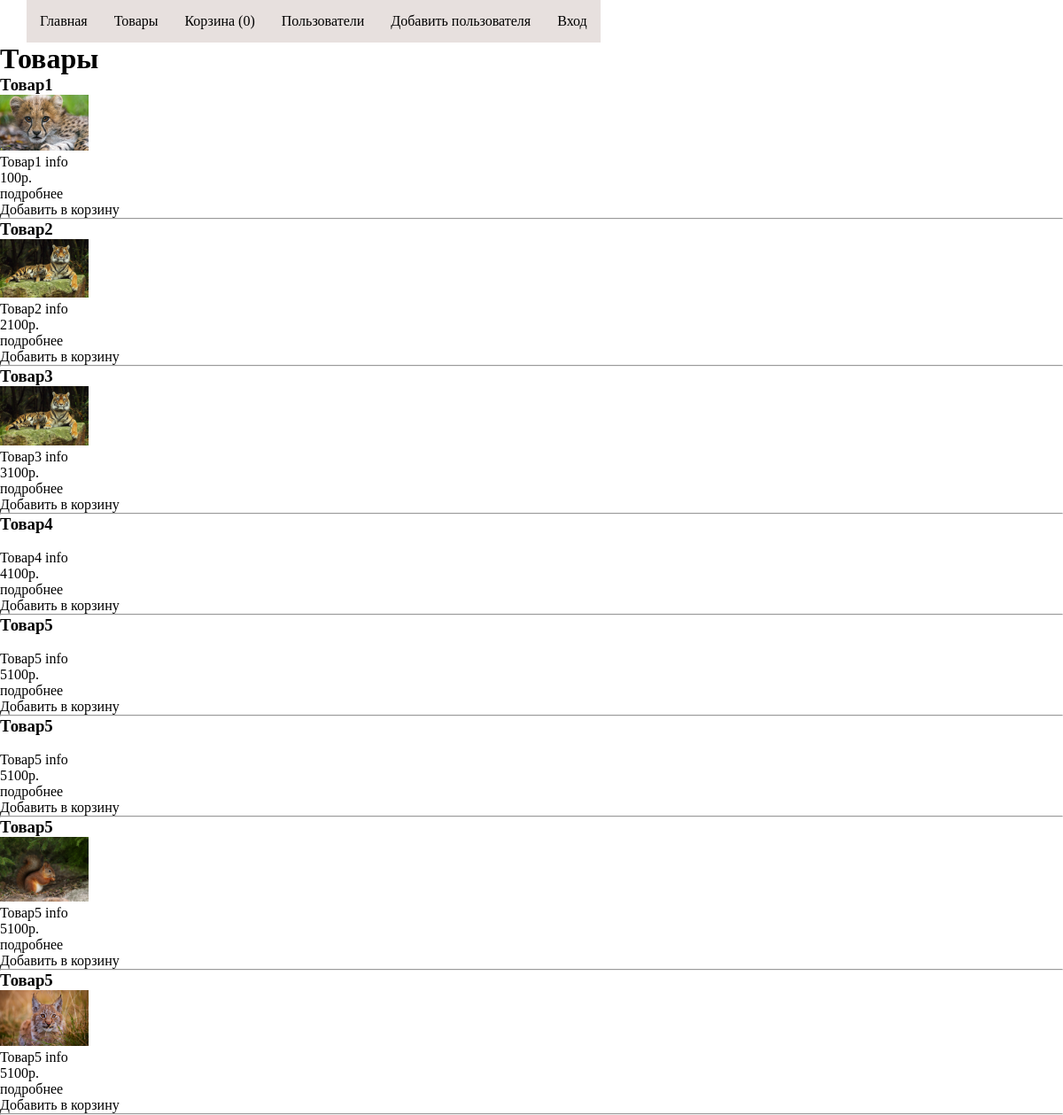
The page /Lesson8/public/index.php?p=good&a=all on the database its author committed.
### tables this page shows
CREATE TABLE `goods` (
  `id` int NOT NULL,
  `name` varchar(200) NOT NULL,
  `price` varchar(10) NOT NULL,
  `info` text NOT NULL
);

### Lesson8/engine/pages/good.php (called while the page is built, shortened)
<?php
function allAction()
{
    $sql = 'SELECT id, name, price, info FROM goods';
    $res = mysqli_query(getLink(), $sql);
    $goods = mysqli_fetch_all($res, MYSQLI_ASSOC);
    return render(
        'goodAll',
        [
            'goods' => $goods,
            'title' => 'Все Товары'
        ]
    );
}

### Lesson8/public/index.php (called while the page is built)
<?php
include dirname(__DIR__) . '/engine/main.php';

### Lesson8/view/goodAll.php (the view, shortened to what this page needs)
<h1>Товары</h1>
<?php foreach ($goods as $good) : ?>
    <h3><?= $good['name'] ?></h3>
    <p>
        <img style="width: 100px" src=<?= "/img/image{$good['id']}.jpg"?> alt="">
    </p>
    <p><?= $good['info'] ?></p>
    <p><?= $good['price'] ?>р.</p>
    <a href="?p=good&a=one&id=<?= $good['id'] ?>">подробнее</a>
    <p
            style="cursor: pointer;"
            onclick="addGood(<?= $good['id'] ?>)"
    >
        Добавить в корзину
    </p>
    <hr>
<?php endforeach; ?>

### Lesson8/view/layouts/main.php (shortened to what this page needs)
<!DOCTYPE html>
<html lang="en">
<head>
    <link rel="stylesheet" href="/css/style.css">
</head>
<body>
<div class="menu center">
    <ul>
        <?= getMainMenu() ?>
    </ul>
</div>
    <?= $content ?>
</body>
</html>

### Lesson8/engine/lib.php (shortened to what this page needs)
<?php
function getLink()
{
    static $link;
    if (empty($link)) {
        $link = mysqli_connect('127.0.0.1', 'root', 'www12345', 'php_1');
    }
    return $link;
}
function getContent()
{
    $page = 'index';
    if (!empty($_GET['p'])) {
        $page = trim($_GET['p']);
    }
    $fileName = getFullNamePage($page);
    $action = 'index';
    if (!empty($_GET['a'])) {
        $action = trim($_GET['a']);
    }
    $action .= 'Action';
    return $action();
}
function getFullNamePage($page)
{
    return __DIR__ . '/pages/' . $page . '.php';
}
function getMSG()
{
    if (empty($_SESSION['msg'])) {
        return '';
    }
    $msg = $_SESSION['msg'];
    return $msg;
}
function goodsCount()
{
    if (empty($_SESSION['goods'])) {
        return 0;
    }
    return count($_SESSION['goods']);
}
function render($template, $params = [], $layout = 'main')
{
    $content = renderTmpl($template, $params);
    $layout = 'layouts/' . $layout;
    $title = 'Магазин';
    if (!empty($params['title'])) {
        $title = $params['title'];
    }
    return renderTmpl(
        $layout,
        [
            'countGoodsInCart' => goodsCount(),
            'content' => $content,
            'msg' => getMSG(),
            'title' => $title,
        ]
    );
}
function renderTmpl($template, $params = [])
{
    extract($params);
    include dirname(__DIR__) . '/view/' . $template . '.php';
    return ob_get_clean();
}
function getLoginUser(){
    return empty($_SESSION['user'])?null:$_SESSION['user'];
}
function getMainMenu() : string
{
    $goodsCount = goodsCount();
    $str =  <<<html
        <li><a href="?page=1">Главная</a></li>
        <li><a href="?p=good&a=all">Товары</a></li>
        <li>
            <a href="?p=cart">
                Корзина <span class="countGood">({$goodsCount})</span>
            </a>
        </li>
        <li><a href="?page=2">Пользователи</a></li>
        <li><a href="?p=user&a=add">Добавить пользователя</a></li>
html;
        $str .= <<<html
        <li><a href="?p=auth&a=index">Вход</a></li>
html;
        return $str;
}

### Lesson8/engine/main.php (shortened to what this page needs)
<?php
require_once __DIR__ . '/lib.php';
$content = getContent();
if (!empty($content)) {
    echo $content;
}

### Lesson7/public/css/style.css (style rules this page uses)
* { margin: 0; padding: 0; }
.center { padding: 0 calc(50% - 570px); }
a { text-decoration: none; color: black; transition: .5s linear; }
.menu { list-style: none; }
.menu ul { overflow: hidden; list-style-type: none; }
.menu li { float: left; marker: none; }
.menu a { display: block; padding: 15px; background-color: rgba(177, 152, 145, .3);; }

### rows shown on the page
goods: name "Товар1", shows a picture, info "Товар1 info", price "100"
goods: name "Товар2", info "Товар2 info", price "2100"
goods: name "Товар3", info "Товар3 info", price "3100"
goods: name "Товар4", info "Товар4 info", price "4100"
goods: name "Товар5", info "Товар5 info", price "5100"
goods: name "Товар5", info "Товар5 info", price "5100"
goods: name "Товар5", shows a picture, info "Товар5 info", price "5100"
goods: name "Товар5", shows a picture, info "Товар5 info", price "5100"

### other values the page prints
$goodsCount "0"
